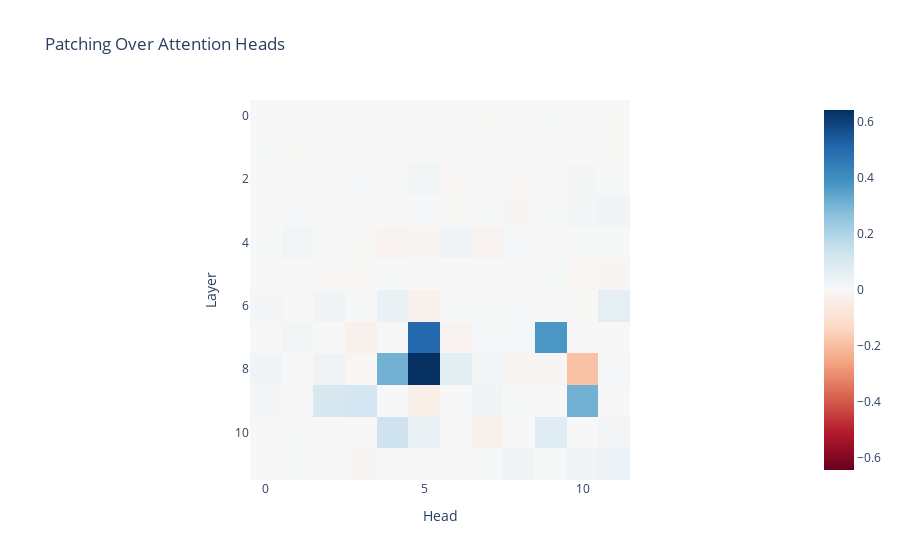

Notebook source saved alongside this figure:
### Code cell
patching_results_wrong = []

for corrupted_grad, corrupted, clean, layer in zip(
    corrupted_wrong_attention_grads, corrupted_wrong_attention_out, clean_wrong_attention_out, range(len(clean_wrong_attention_out))
):

    residual_attr = einops.reduce(
        corrupted_grad.value[:,-2,:] * (clean.value[:,-2,:] - corrupted.value[:,-2,:]),
        "batch (head dim) -> head",
        "sum",
        head = 12,
        dim = 64,
    )

    patching_results_wrong.append(
        residual_attr.detach().cpu().numpy()
    )

fig = px.imshow(
    patching_results_wrong,
    color_continuous_scale="RdBu",
    color_continuous_midpoint=0.0,
    title="Patching Over Attention Heads"
)

fig.update_layout(
    xaxis_title="Head",
    yaxis_title="Layer"
)

fig.show()

### Figure 1 — Plotly figure (JSON) as saved in the notebook; plotly's stock layout.template omitted (floating-point values rounded to 4 significant figures; data arrays with more than 128 entries replaced by an {"elided": "..."} marker saying what was removed)
{"data": [{"coloraxis": "coloraxis", "hovertemplate": "x: %{x}<br>y: %{y}<br>color: %{z}<extra></extra>", "name": "0", "type": "heatmap", "xaxis": "x", "yaxis": "y", "z": {"elided": "12x12 float values"}}], "layout": {"coloraxis": {"cmid": 0, "colorscale": [[0, "rgb(103,0,31)"], [0.1, "rgb(178,24,43)"], [0.2, "rgb(214,96,77)"], [0.3, "rgb(244,165,130)"], [0.4, "rgb(253,219,199)"], [0.5, "rgb(247,247,247)"], [0.6, "rgb(209,229,240)"], [0.7, "rgb(146,197,222)"], [0.8, "rgb(67,147,195)"], [0.9, "rgb(33,102,172)"], [1, "rgb(5,48,97)"]]}, "title": {"text": "Patching Over Attention Heads"}, "xaxis": {"anchor": "y", "constrain": "domain", "domain": [0, 1], "scaleanchor": "y", "title": {"text": "Head"}}, "yaxis": {"anchor": "x", "autorange": "reversed", "constrain": "domain", "domain": [0, 1], "title": {"text": "Layer"}}}}
